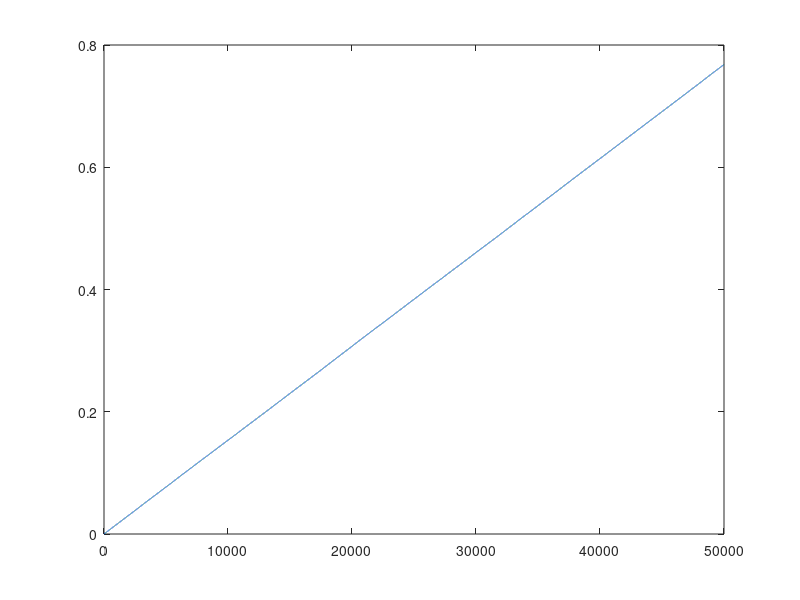

MATLAB code to generate this figure:
 for ii=1:50000
x=unifrnd(2,5,[1 6]);
y(ii)=std(x,1);
end
hist(y,50000)
[z(2,:),z(1,:)]=hist(y,50000);
zz(1)=0;
for ii=2:50000
    zz(ii)=zz(ii-1)+y(ii);
end
plot(1:50000,zz/50000);